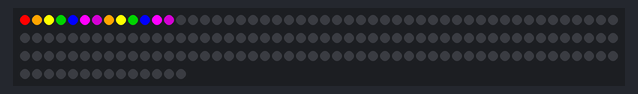
This sketch was run on a simulated Arduino Uno, built for the host (arithmetic inside an expression is 32-bit, double 64-bit). On the bench: 164 RGB LEDs in strip order, left to right, continuing on the next row.

Above: at 0.22 s.

The sketch:

Ledice-Zala.ino
```cpp
#include <FastLED.h>
#define ST_LEDIC 164
#define DATA_PIN 6

CRGB trak[ST_LEDIC];

void setup() {
    FastLED.addLeds<NEOPIXEL, DATA_PIN>(trak, ST_LEDIC);
}

void loop() {
  for(int lucka = 0; lucka < ST_LEDIC; lucka++) {
    int lucka1 = lucka + 1;
    int lucka2 = lucka + 2;
    int lucka3 = lucka + 3;
    int lucka4 = lucka + 4;
    int lucka5 = lucka + 5;
    int lucka6 = lucka + 6;
    int lucka7 = lucka + 7;
    int lucka8 = lucka + 8;
    int lucka9 = lucka + 9;
    int lucka10 = lucka + 10;
    int lucka11 = lucka + 11;
    int lucka12 = lucka + 12;

    trak[lucka] = CRGB::Red;
    FastLED.show();
    trak[lucka1] = CRGB::Orange;
    FastLED.show();
    trak[lucka2] = CRGB::Yellow;
    FastLED.show();
    trak[lucka3] = CRGB::Green;
    FastLED.show();
    trak[lucka4] = CRGB::Blue;
    FastLED.show();
    trak[lucka5] = CRGB::Magenta;
    FastLED.show();
    trak[lucka6] = CRGB::Purple;
    FastLED.show();
    trak[lucka7] = CRGB::Orange;
    FastLED.show();
    trak[lucka8] = CRGB::Yellow;
    FastLED.show();
    trak[lucka9] = CRGB::Green;
    FastLED.show();
    trak[lucka10] = CRGB::Blue;
    FastLED.show();
    trak[lucka11] = CRGB::Magenta;
    FastLED.show();
    trak[lucka12] = CRGB::Purple;
    FastLED.show();
    trak[lucka] = CRGB::Black;
    delay(0.01);
  }
}
```
